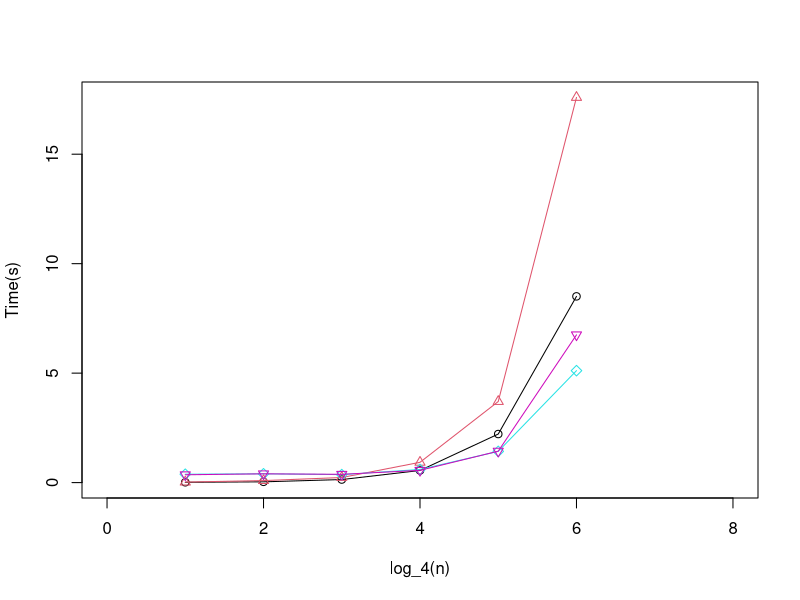

Source code (R):
perf.data <- read.csv("output_clean.csv")
row.names <- c("gen_proj_mat_ach",
               "gen_proj_mat_gauss",
               "sparse_conv_proj_ach",
               "sparse_conv_proj_gauss",
               "proj_ach",
               "proj_gauss",
               "UNK1",
               "UNK2",
               "UNK3",
               "UNK4",
               "proj_pdist_ach",
               "proj_pdist_gauss",
               "distortion_ach",
               "distortion_gauss",
               "p_distortion_ach",
               "p_distortion_gauss")

rownames(perf.data) <- row.names

last.power <- 8
y.up <- max(perf.data[c(1, 2, 5, 6, 11, 12), 1:6], na.rm = T)
plot(x = 0,
     y = 0,
     type = 'n',
     xlim = c(0, last.power),
     ylim = c(0, y.up),
     xlab = "log_4(n)",
     ylab = "Time(s)")

idx.lines <- c(1, 2, 5, 6)

for (i in idx.lines) {
    lines(x = 1:6, y = perf.data[i, 1:6], col = i)
    points(x = 1:6, y = perf.data[i, 1:6], col = i, pch = i)
}
